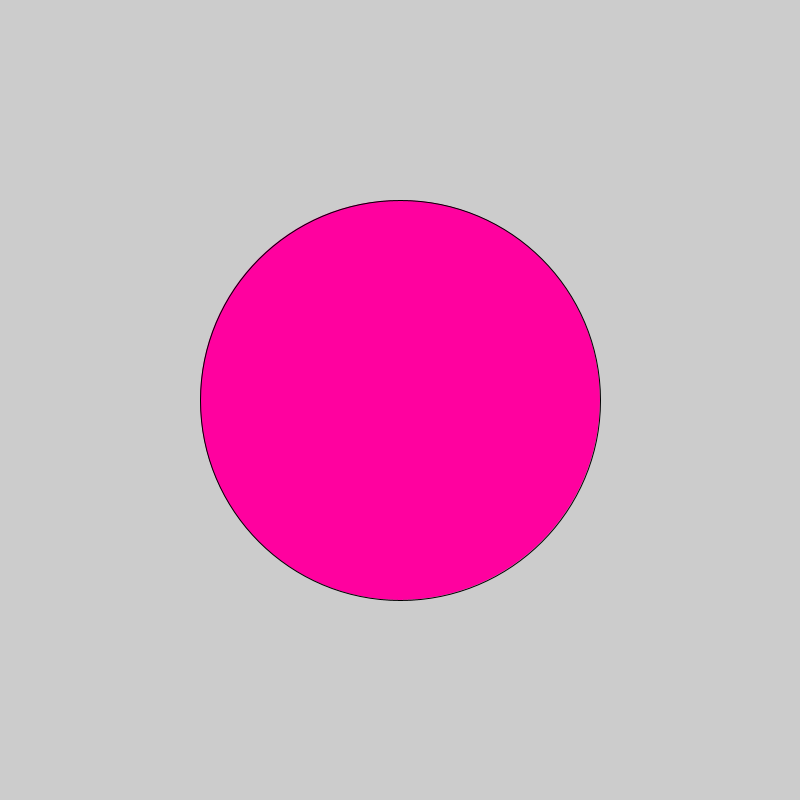
Frame 1 (no input)
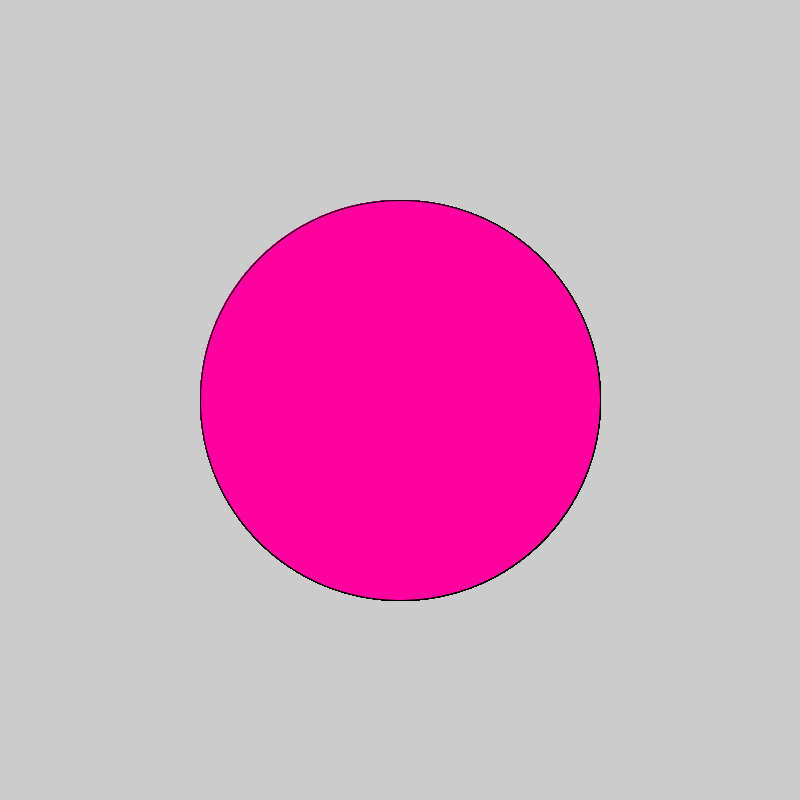
Frame 60 (the mouse pressed at the canvas centre just before this capture)
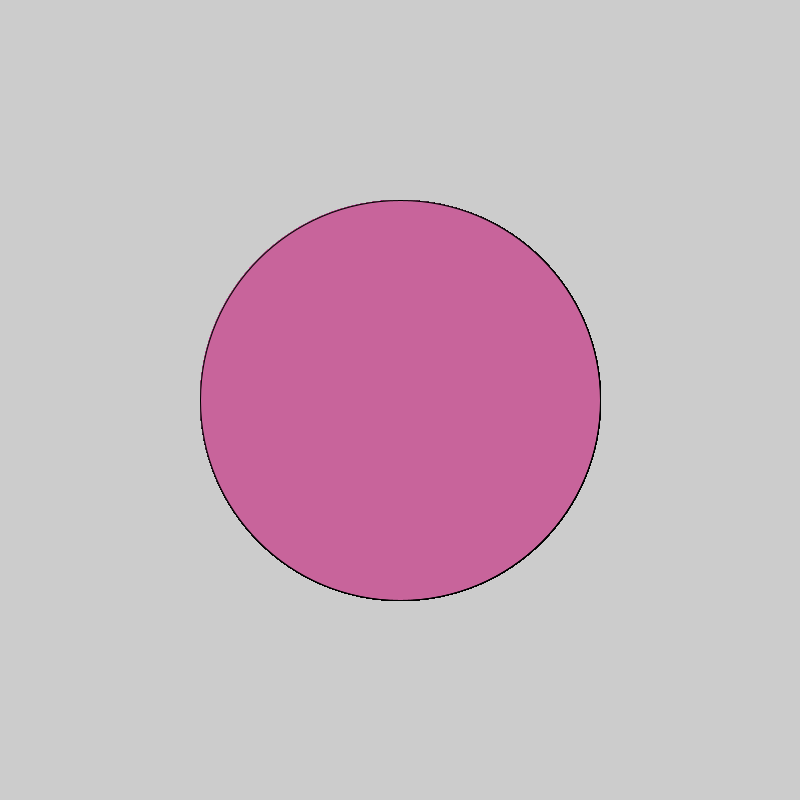
Frame 120 (the mouse held since frame 60 and released just before this capture)

The Processing sketch that drew these frames (run headless with seeded random() and noise(); from frame 60 on, the mouse is pressed at the canvas centre):

// Processing sketch: cool_sphere
// ── cool_sphere.pde
 void setup() {
  size(800, 800);
}

void draw() {
  
   //2. make it a nice color
fill(255,1,159);
   //3. if the mouse is pressed, fill the circle with a different color          
if(mousePressed){
fill(200,100,155);
}
   //1. draw an ellipse
ellipse(400,400,400,400);
}
// Copyright Wintriss Technical Schools 2013
